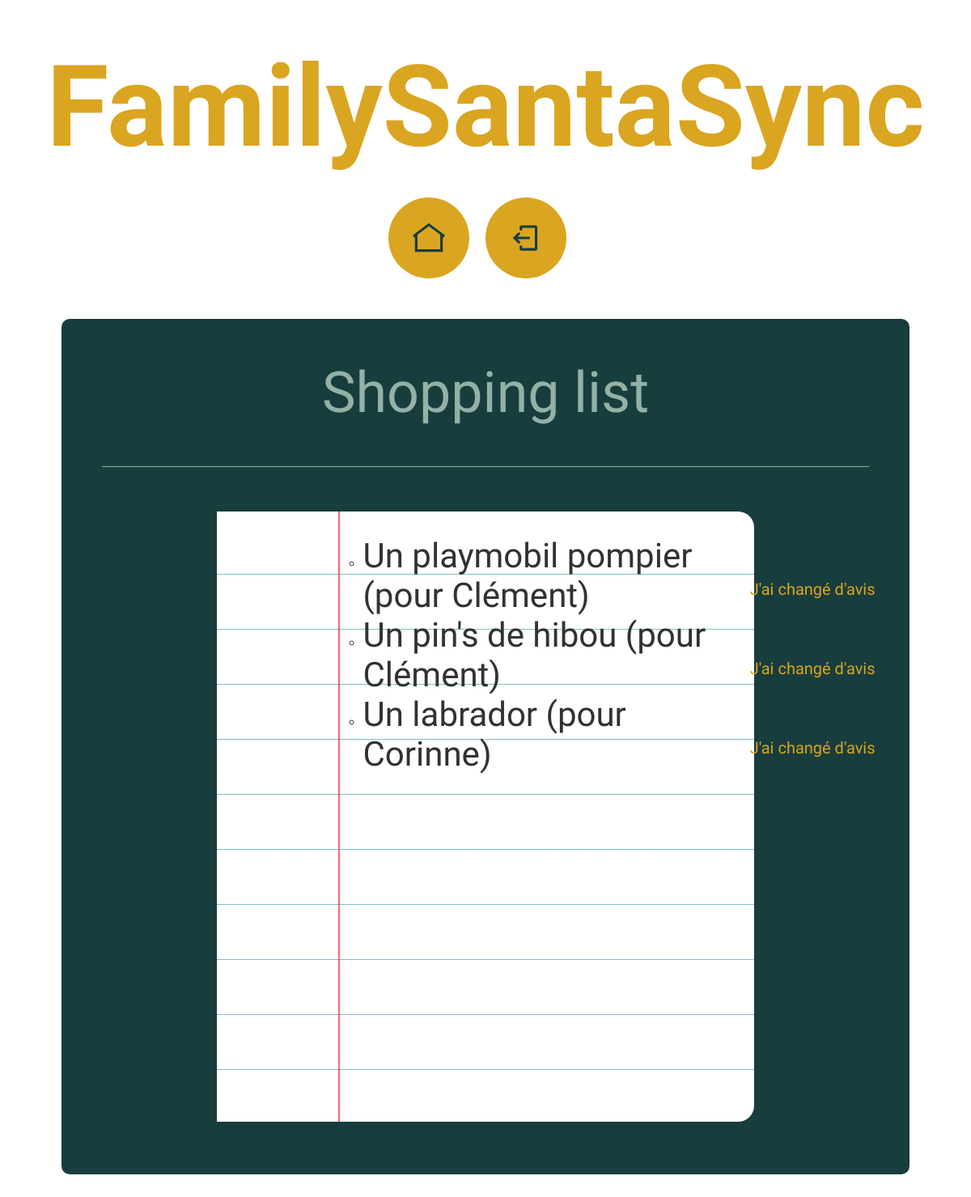
Page /shoppinglist/1 (signed in) on the committed database.
### presents/models.py (models this page shows, shortened)
class Gift(models.Model):
    PRICES = (
        ('PRICE1', 'Moins de 40 €'),
        ('PRICE2', 'Entre 40 et 100 €'),
        ('PRICE3', 'Plus de 100€')
    )
    id = models.AutoField(primary_key=True)
    member = models.ForeignKey(Member, on_delete=models.CASCADE)
    family = models.ForeignKey(Family, on_delete=models.CASCADE)
    name = models.CharField(max_length=100)
    link = models.URLField(null=True, blank=True)
    price = models.CharField(choices=PRICES, max_length=20)

### authentication/models.py (models this page shows)
class Member(models.Model):
    id = models.AutoField(primary_key=True)
    name = models.CharField(max_length=100)
    family = models.ForeignKey(Family, on_delete=models.CASCADE)
    def __str__(self):
        return self.name

### presents/views.py (the view)
# urls.py: path('shoppinglist/<int:member_id>', presents.views.shopping_list, name='shopping-list'),
def shopping_list(request, member_id):
    my_booked_gifts = Purchase.objects.filter(member=member_id)
    all_gift_infos = [my_booked_gift.gift for my_booked_gift in my_booked_gifts]
    return render(request, 'shopping_list.html', {'all_gift_infos': all_gift_infos})

### presents/templates/shopping_list.html
{% extends 'base.html' %}
{% block content %}
<div class="my_shopping_list single_present">
    <p class="add_present_title">Shopping list</p>
    <div class="presentation_shopping_list">
        <div class="pattern">
            <div class="content">
                <ul>
                    {% for all_gift_info in all_gift_infos %}
                    <li>
                        <div class="a_gift">
                            {% if all_gift_info.link == None %}
                                <p>{{all_gift_info.name}} (pour {{all_gift_info.member}})</p>
                            {% else %}
                                <p><a href="{{all_gift_info.link}}" target="_blank">{{all_gift_info.name}}</a> (pour {{all_gift_info.member}})</p>
                            {% endif %}
                            <div class="  change_mind">
                                <a href="{%  url 'delete-purchase' all_gift_info.id request.session.member_id %}">J'ai changé d'avis</a>
                            </div>
                        </div>
                    </li>
                    {% endfor %}
                </ul>
            </div>
        </div>
    </div>
</div>
{% endblock content %}

### authentication/static/styles.css (style rules this page uses)
body { background-image: url('./christmas_tree.jpg'); background-attachment: fixed; background-size: cover; background-repeat: no-repeat; position: relative; }
p { font-family: 'Abel', sans-serif; color: #040D12; font-size: 30px; }
body { padding-bottom: 80px; position:relative; }
.presentation_shopping_list { background-color: white; width: 70%; margin: 20px auto; position: relative; gap: 50px; border-radius: 0 20px 20px 0; top:5px; min-height: 500px; padding: 20px 0; }
.presentation_shopping_list::before { position: absolute; top: 0; left: 150px; content: ''; width: 2px; height: 100%; background-color: rgba(255,0,0,0.6); }
.pattern { height: 100%; background-image: repeating-linear-gradient(white -20px, white 47px, teal 48px); }
.content { padding-left: 140px; margin-top: 10px; }
.a_gift { display: flex; flex-direction: row; align-items: center; position: relative; gap: 25px; }
.a_gift p, .a_gift a { font-size: 42px; color: #313332; font-family: 'Dawning of a New Day', cursive; text-decoration: none; }
.a_gift p { margin: 0px; }
.presentation_shopping_list ul { list-style-type: circle; margin: 0; color: #313332; padding-top: 0; }
.change_mind { position: absolute; right: -150px; bottom: 20px; }
.change_mind a { font-size: 20px; font-family: 'Abel', sans-serif; color: #daa520; }
.add_present_title { color: #93B1A6; font-family: 'Clicker Script', cursive; font-size: 70px; text-align: center; padding: 0 0 50px 0; border-bottom: solid 1px #93B1A6; margin-top: 0; margin-bottom: 50px; }
.single_present { width: 80%; margin: 50px auto; padding: 50px; background-color: #183D3D; border-radius: 10px; position: relative; }

### rows in the picture
Gift: name "Un playmobil pompier", member "Clément"
Gift: name "Un pin's de hibou", member "Clément"
Gift: name "Un labrador", member "Corinne"
